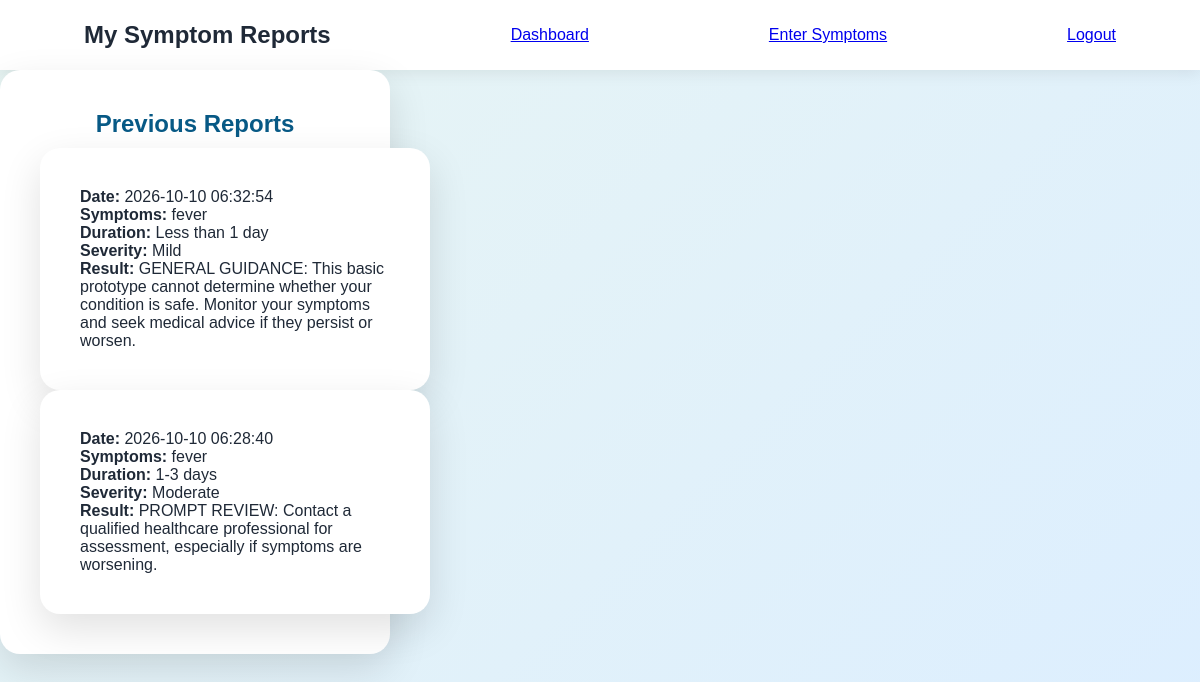
/my-reports (signed in), run on the app's committed database.
### tables this page shows
CREATE TABLE symptom_reports (
            id INTEGER PRIMARY KEY AUTOINCREMENT,
            patient_id INTEGER NOT NULL,
            symptoms TEXT NOT NULL,
            duration TEXT NOT NULL,
            severity TEXT NOT NULL,
            triage_result TEXT NOT NULL,
            created_at TIMESTAMP DEFAULT CURRENT_TIMESTAMP,
            FOREIGN KEY (patient_id) REFERENCES users(id)
        );

### app.py (the view)
@app.route("/my-reports")
def my_reports():
    if "user_id" not in session:
        return redirect("/")
    if session.get("role") != "Patient":
        return "Access Denied", 403
    conn = get_db_connection()
    reports = conn.execute(
        """
        SELECT symptoms, duration, severity, triage_result, created_at
        FROM symptom_reports
        WHERE patient_id = ?
        ORDER BY id DESC
        """,
        (session["user_id"],)
    ).fetchall()
    conn.close()
    return render_template(
        "my_reports.html",
        name=session["name"],
        reports=reports
    )

### app.py (called while the page is built)
def get_db_connection():
    conn = sqlite3.connect("database.db")
    conn.row_factory = sqlite3.Row
    return conn

### templates/my_reports.html (shortened to what this page needs)
<!DOCTYPE html>
<html lang="en">
<head>
    <link rel="stylesheet" href="{{ url_for('static', filename='style.css') }}">
</head>
<body>
    <div class="navbar">
        <h2>My Symptom Reports</h2>
        <a href="{{ url_for('patient') }}">Dashboard</a>
        <a href="{{ url_for('symptom_intake') }}">Enter Symptoms</a>
        <a href="{{ url_for('logout') }}">Logout</a>
    </div>
    <div class="card">
        <h2>Previous Reports</h2>
        {% if reports %}
            {% for report in reports %}
                <div class="card">
                    <p><strong>Date:</strong> {{ report["created_at"] }}</p>
                    <p><strong>Symptoms:</strong> {{ report["symptoms"] }}</p>
                    <p><strong>Duration:</strong> {{ report["duration"] }}</p>
                    <p><strong>Severity:</strong> {{ report["severity"] }}</p>
                    <p><strong>Result:</strong> {{ report["triage_result"] }}</p>
                </div>
            {% endfor %}
        {% else %}
            <p>You have not submitted any symptom reports yet.</p>
        {% endif %}
    </div>
</body>
</html>

### static/style.css (style rules this page uses)
* { margin: 0; padding: 0; box-sizing: border-box; font-family: Arial, sans-serif; }
body { min-height: 100vh; background: linear-gradient(135deg, #e8f5f3, #dceeff); color: #1f2937; }
.navbar { height: 70px; display: flex; justify-content: space-between; align-items: center; padding: 0 7%; background: white; box-shadow: 0 3px 15px rgba(0, 0, 0, 0.08); }
.card { width: 390px; background: white; padding: 40px; border-radius: 20px; box-shadow: 0 15px 40px rgba(0, 0, 0, 0.12); }
.card h2 { text-align: center; margin-bottom: 10px; color: #075985; }

### data on the page
symptom_reports: created_at "2026-10-10 06:32:54", symptoms "fever", duration "Less than 1 day", severity "Mild", triage_result "GENERAL GUIDANCE: This basic prototype cannot determine whether your condition is safe. Monitor your symptoms and seek medical advice if they persist or worsen."
symptom_reports: created_at "2026-10-10 06:28:40", symptoms "fever", duration "1-3 days", severity "Moderate", triage_result "PROMPT REVIEW: Contact a qualified healthcare professional for assessment, especially if symptoms are worsening."
